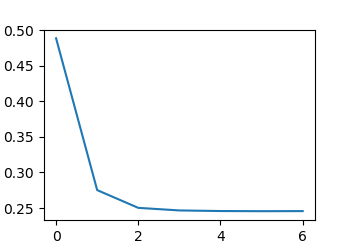

Write the Python code that produced this figure.
import numpy as np
import torch
import time
from torch import nn, optim
import math
import sys
import utils as d2l


def f(x):
    return x**2  # Objective function

def gradf(x):
    return 2 * x  # Its derivative

def gd(eta):
    x = 10
    results = [x]
    for i in range(10):
        x -= eta * gradf(x)
        results.append(x)
    print('epoch 10, x:', x)
    return results

res = gd(0.2)


def show_trace(res):
    n = max(abs(min(res)), abs(max(res)))
    f_line = np.arange(-n, n, 0.01)
    d2l.set_figsize((3.5, 2.5))
    d2l.plt.plot(f_line, [f(x) for x in f_line],'-')
    d2l.plt.plot(res, [f(x) for x in res],'-o')
    d2l.plt.xlabel('x')
    d2l.plt.ylabel('f(x)')

def sgd(params, states, hyperparams):
    for p in params:
        p.data -= hyperparams['lr'] * p.grad.data

c = 0.15 * np.pi

def f(x):
    return x * np.cos(c * x)

def gradf(x):
    return np.cos(c * x) - c * x * np.sin(c * x)

def train_2d(trainer, steps=20):
    x1, x2 = -5, -2
    results = [(x1, x2)]
    for i in range(steps):
        x1, x2 = trainer(x1, x2)
        results.append((x1, x2))
    print('epoch %d, x1 %f, x2 %f' % (i + 1, x1, x2))
    return results

def show_trace_2d(f, results):
    d2l.plt.plot(*zip(*results), '-o', color='#ff7f0e')
    x1, x2 = np.meshgrid(np.arange(-5.5, 1.0, 0.1), np.arange(-3.0, 1.0, 0.1))
    d2l.plt.contour(x1, x2, f(x1, x2), colors='#1f77b4')
    d2l.plt.xlabel('x1')
    d2l.plt.ylabel('x2')


eta = 0.1

def f_2d(x1, x2):  # 目标函数
    return x1 ** 2 + 2 * x2 ** 2

def gd_2d(x1, x2):
    return (x1 - eta * 2 * x1, x2 - eta * 4 * x2)

c = 0.5

def f(x):
    return np.cosh(c * x)  # Objective

def gradf(x):
    return c * np.sinh(c * x)  # Derivative

def hessf(x):
    return c**2 * np.cosh(c * x)  # Hessian

# Hide learning rate for now
def newton(eta=1):
    x = 10
    results = [x]
    for i in range(10):
        x -= eta * gradf(x) / hessf(x)
        results.append(x)
    print('epoch 10, x:', x)
    return results


# 本函数已保存在d2lzh_pytorch包中方便以后使用
def train_ch7(optimizer_fn, states, hyperparams, features, labels,
              batch_size=10, num_epochs=2):
    # 初始化模型
    net, loss = d2l.linreg, d2l.squared_loss

    w = torch.nn.Parameter(torch.tensor(np.random.normal(0, 0.01, size=(features.shape[1], 1)), dtype=torch.float32),
                           requires_grad=True)   # [5, 1]
    b = torch.nn.Parameter(torch.zeros(1, dtype=torch.float32), requires_grad=True)   # [1,]

    def eval_loss():
        return loss(net(features, w, b), labels).mean().item()

    ls = [eval_loss()]
    data_iter = torch.utils.data.DataLoader(
        torch.utils.data.TensorDataset(features, labels), batch_size, shuffle=True)

    for _ in range(num_epochs):
        start = time.time()
        for batch_i, (X, y) in enumerate(data_iter):    # [1500, 5], [1500,]
            l = loss(net(X, w, b), y).mean()  # 使用平均损失

            # 梯度清零
            if w.grad is not None:
                w.grad.data.zero_()
                b.grad.data.zero_()

            l.backward()
            optimizer_fn([w, b], states, hyperparams)  # 迭代模型参数
            if (batch_i + 1) * batch_size % 100 == 0:
                ls.append(eval_loss())  # 每100个样本记录下当前训练误差
    # 打印结果和作图
    print('loss: %f, %f sec per epoch' % (ls[-1], time.time() - start))
    d2l.set_figsize()
    d2l.plt.plot(np.linspace(0, num_epochs, len(ls)), ls)
    d2l.plt.xlabel('epoch')
    d2l.plt.ylabel('loss')


def get_data_ch7():  # 本函数已保存在d2lzh_pytorch包中方便以后使用
    data = np.genfromtxt('input/airfoil4755/airfoil_self_noise.dat', delimiter='\t')    # [1503, 6]
    data = (data - data.mean(axis=0)) / data.std(axis=0) # 标准化
    return torch.tensor(data[:1500, :-1], dtype=torch.float32), \
           torch.tensor(data[:1500, -1], dtype=torch.float32) # 前1500个样本(每个样本5个特征)

features, labels = get_data_ch7()     # [1500, 5], [1500,]

def train_sgd(lr, batch_size, num_epochs=2):
    train_ch7(sgd, None, {'lr': lr}, features, labels, batch_size, num_epochs)

import pandas as pd
df = pd.read_csv('input/airfoil4755/airfoil_self_noise.dat', delimiter='\t', header=None)
df.head(10)


train_sgd(1, 1500, 6)
train_sgd(0.005, 1)
train_sgd(0.05, 10)
